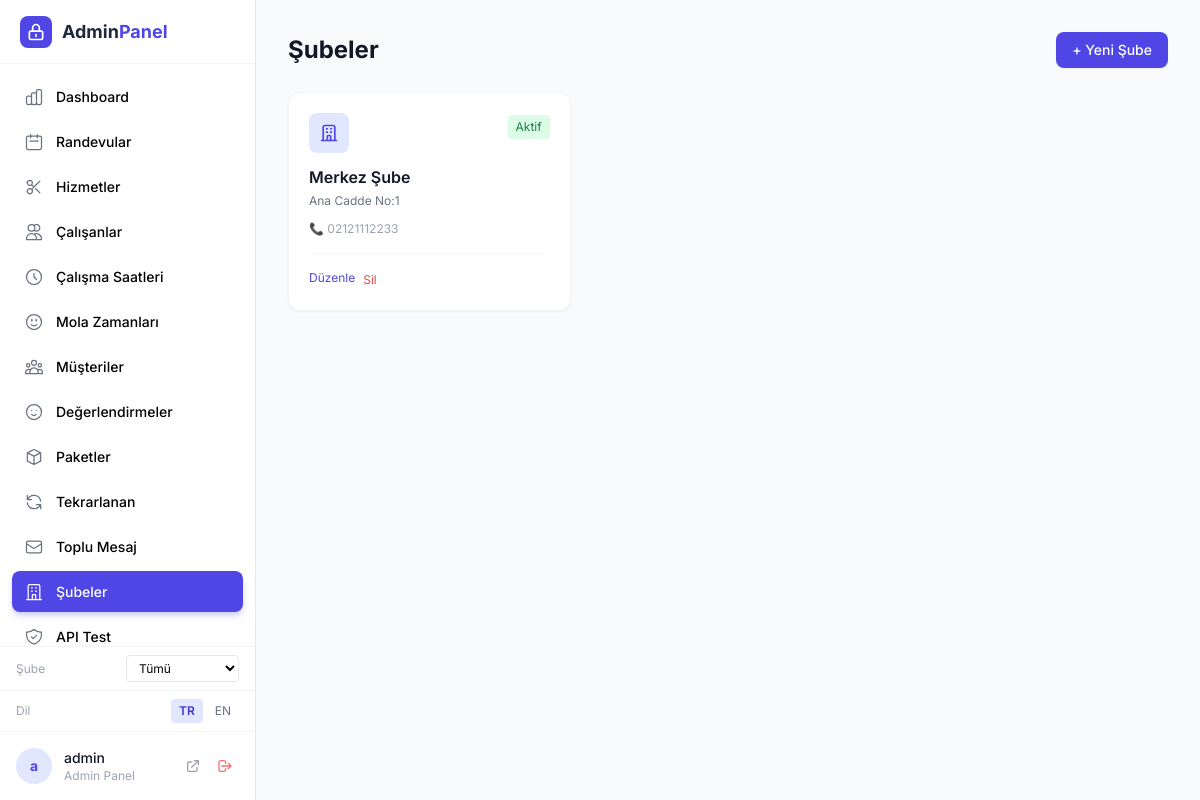
Page /admin/branches.php (signed in) on the committed database.
### tables this page shows
CREATE TABLE IF NOT EXISTS branches (
    id INT AUTO_INCREMENT PRIMARY KEY,
    name VARCHAR(200) NOT NULL,
    address TEXT,
    phone VARCHAR(20),
    email VARCHAR(100),
    is_active TINYINT(1) DEFAULT 1,
    created_at TIMESTAMP DEFAULT CURRENT_TIMESTAMP
);

### admin/_init.php (called while the page is built, shortened)
<?php
require_once __DIR__ . '/../api/ApiAuth.php';
$branches = $pdo->query("SELECT * FROM branches WHERE is_active = 1 ORDER BY name")->fetchAll();

### admin/branches.php (the view, shortened to what this page needs)
<?php
require __DIR__ . '/_init.php';
$branches = $pdo->query("SELECT * FROM branches ORDER BY is_active DESC, name")->fetchAll();
require __DIR__ . '/pages/head.php';
?>
<div class="flex items-center justify-between mb-6">
    <h1 class="text-2xl font-bold text-gray-900">Şubeler</h1>
    <button onclick="openModal('add')" class="px-4 py-2 bg-indigo-600 text-white rounded-lg text-sm font-medium hover:bg-indigo-700 shadow-sm">+ Yeni Şube</button>
</div>
<div class="grid grid-cols-1 md:grid-cols-2 lg:grid-cols-3 gap-4">
    <?php foreach ($branches as $b): ?>
    <div class="bg-white rounded-xl shadow-sm border border-gray-100 p-5 <?= $b['is_active'] ? '' : 'opacity-60' ?>">
        <div class="flex items-start justify-between mb-3">
            <div class="w-10 h-10 bg-indigo-100 rounded-lg flex items-center justify-center">
                <svg class="w-5 h-5 text-indigo-600" fill="none" stroke="currentColor" viewBox="0 0 24 24"><path stroke-linecap="round" stroke-linejoin="round" stroke-width="2" d="M19 21V5a2 2 0 00-2-2H7a2 2 0 00-2 2v16m14 0h2m-2 0h-5m-9 0H3m2 0h5M9 7h1m-1 4h1m4-4h1m-1 4h1m-5 10v-5a1 1 0 011-1h2a1 1 0 011 1v5m-4 0h4"/></svg>
            </div>
            <form method="POST">
                <button type="submit" name="action" value="toggle" class="text-xs px-2 py-1 rounded <?= $b['is_active'] ? 'bg-green-100 text-green-700' : 'bg-gray-100 text-gray-500' ?>"><?= $b['is_active'] ? 'Aktif' : 'Pasif' ?></button>
            </form>
        </div>
        <h3 class="font-semibold text-gray-900"><?= htmlspecialchars($b['name']) ?></h3>
        <?php if ($b['address']): ?><p class="text-xs text-gray-500 mt-1"><?= htmlspecialchars($b['address']) ?></p><?php endif; ?>
        <div class="flex gap-3 mt-3 text-xs text-gray-400">
            <?php if ($b['phone']): ?><span>📞 <?= htmlspecialchars($b['phone']) ?></span><?php endif; ?>
        </div>
        <div class="flex gap-2 mt-4 pt-3 border-t border-gray-50">
            <button onclick="openModal('edit', <?= $b['id'] ?>, '<?= htmlspecialchars($b['name'], ENT_QUOTES) ?>', '<?= htmlspecialchars($b['address'], ENT_QUOTES) ?>', '<?= htmlspecialchars($b['phone'], ENT_QUOTES) ?>', '<?= htmlspecialchars($b['email'], ENT_QUOTES) ?>')" class="text-xs text-indigo-600 hover:underline">Düzenle</button>
            <form method="POST" onsubmit="return confirm('Bu şubeyi silmek istediğinize emin misiniz?')" class="inline">
                <button type="submit" name="action" value="delete" class="text-xs text-red-500 hover:underline">Sil</button>
            </form>
        </div>
    </div>
    <?php endforeach; ?>
</div>
<?php require __DIR__ . '/pages/footer.php'; ?>

### admin/pages/head.php (style rules this page uses)
* { font-family: 'Inter', sans-serif; }

### rows in the picture
branches: is_active "Aktif", name "Merkez Şube", address "Ana Cadde No:1", phone "02121112233"

### other values in the picture
$info[0] "Dashboard"
$info[0] "Randevular"
$info[0] "Hizmetler"
$info[0] "Çalışanlar"
$info[0] "Çalışma Saatleri"
$info[0] "Mola Zamanları"
$info[0] "Müşteriler"
$info[0] "Değerlendirmeler"
$info[0] "Paketler"
$info[0] "Tekrarlanan"
$info[0] "Toplu Mesaj"
$info[0] "Şubeler"
$info[0] "API Test"
_t('language') "Dil"
mb_substr($_SESSION['admin_username'] ?? 'A', 0, 1) "a"
